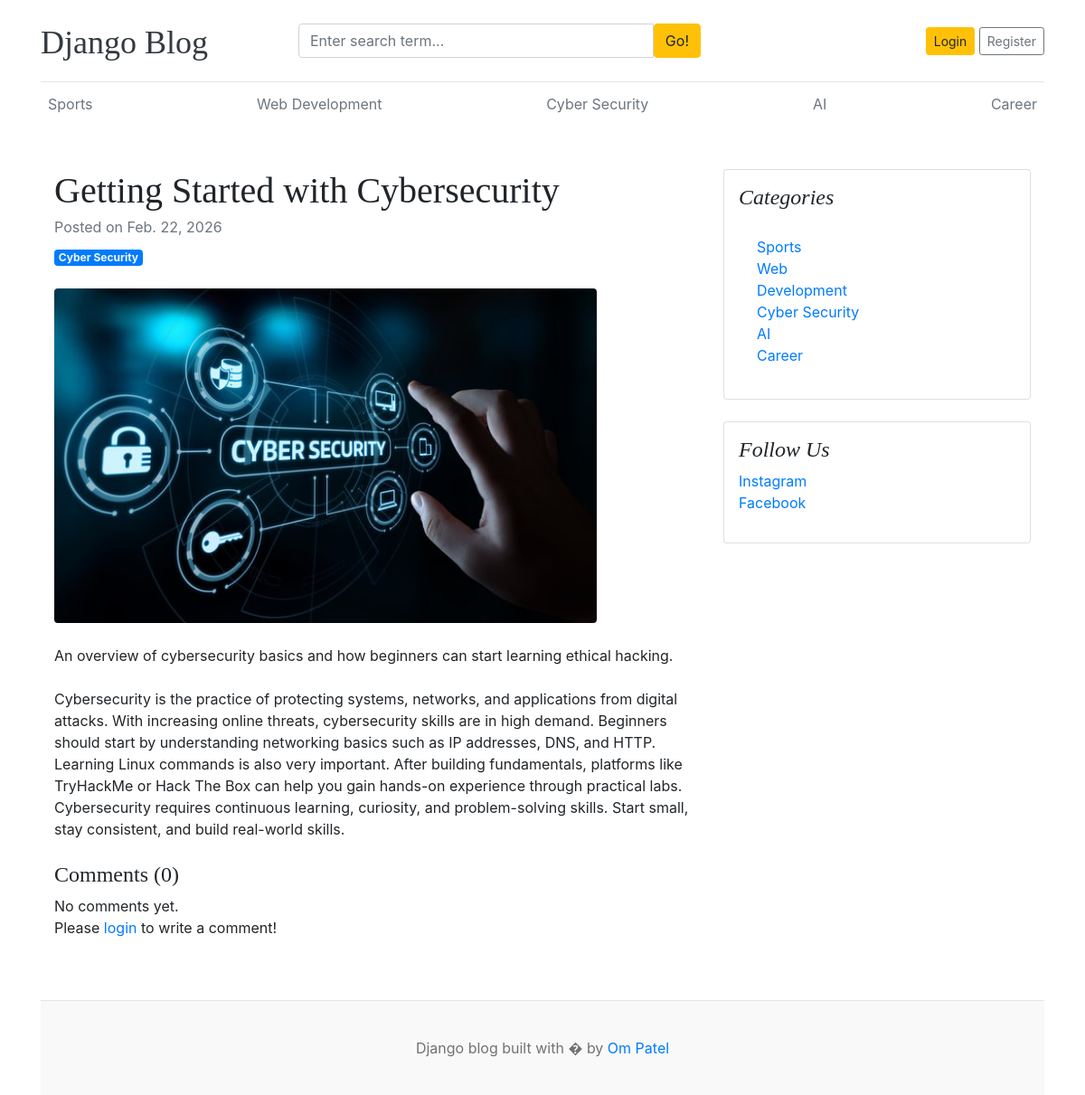
The page /blogs/getting-started-with-cybersecurity/ on the database as committed earlier.
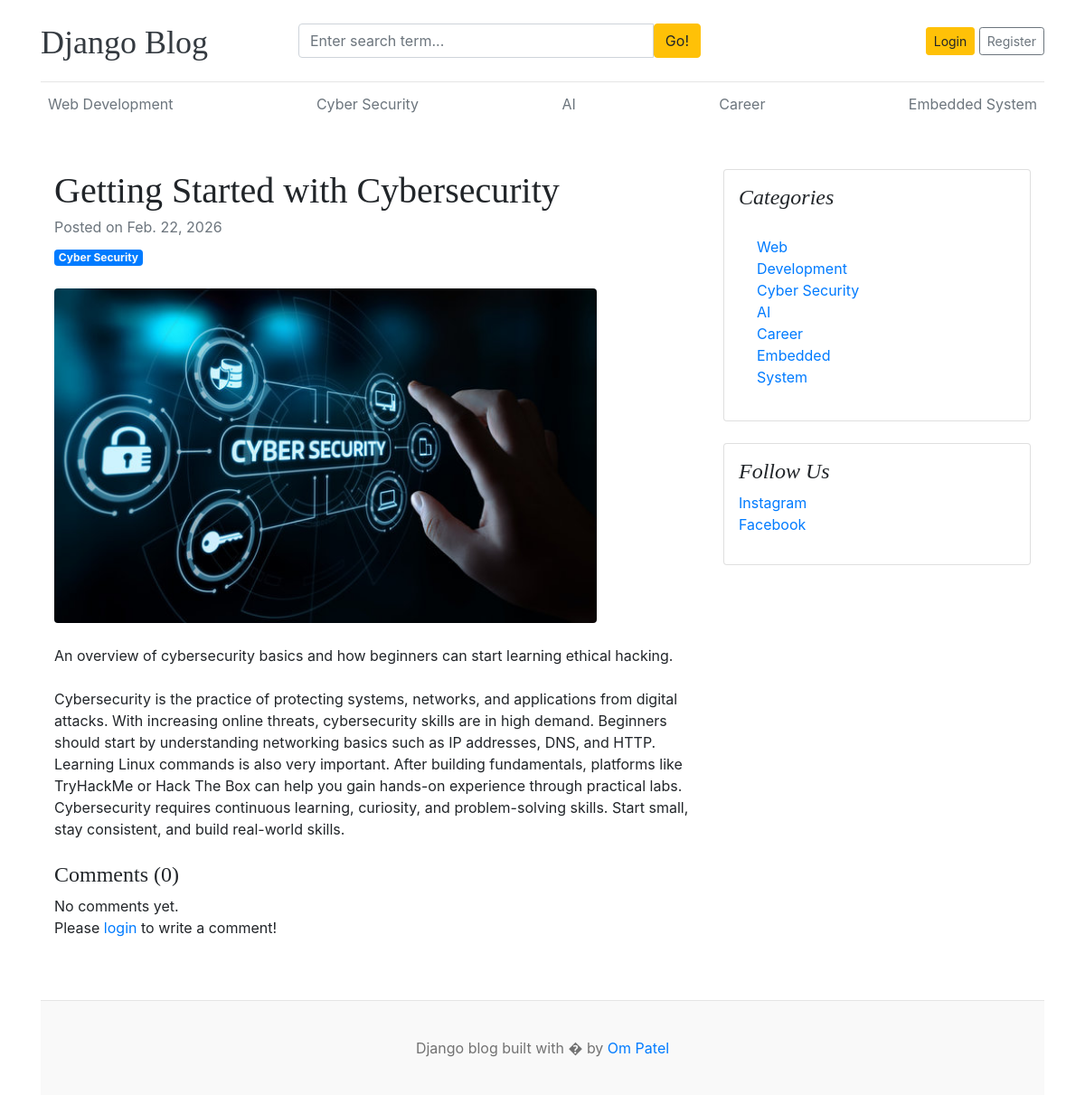
The same page on the database as committed later.
### blogapp/models.py (models this page shows, shortened)
class Category (models.Model):
    category_name = models.CharField(max_length=50,unique=True)
    created_at = models.DateTimeField(auto_now_add=True)
    updated_at = models.DateTimeField(auto_now=True)
    class Meta:
        verbose_name_plural ='categories'
    def __str__ (self):
        return self.category_name

class Social (models.Model):
    platform = models.CharField(max_length=50)
    link = models.URLField(max_length=100)
    created_at = models.DateTimeField(auto_now_add=True)
    updated_at = models.DateTimeField(auto_now=True)
    class Meta:
        verbose_name_plural ='Social Links'

### blogapp/views.py (the view, shortened to what this page needs)
# urls.py: path('blogs/<slug:slug>/',blog_views.single_blog,name='single_blog'),
def single_blog(request,slug):
    single_blog = get_object_or_404(Blog,slug=slug,status ='Published')
    comments = Comment.objects.filter(blog=single_blog)
    comment_count = comments.count()
    context = {
        'single_blog':single_blog,
        'comments': comments,
        'comment_count': comment_count,
    }
    return render(request,'single_blog.html',context)

### blogapp/context_processor.py (called while the page is built)
def get_category(request):
    categories = Category.objects.all()
    return dict(categories = categories)

def social_links(request):
    social_links = Social.objects.all()
    return dict(social_links = social_links)

### templates/single_blog.html
{% extends 'base.html'%}
{% block content%}
<div class="container mt-5">
    <div class="row">
        <div class="col-lg-8">
            <article>
                <header class="mb-4">
                    <h1 class="fw-bolder mb-1">{{single_blog.title}}</h1>
                    <div class="text-muted fst-italic mb-2">Posted on {{single_blog.created_at}} </div>
                    <a class="badge bg-primary text-decoration-none text-light" href="#!">{{single_blog.category}}</a>
                </header>
                <figure class="mb-4"><img class="img-fluid rounded" src="{{single_blog.featured_image.url}}" alt="..." style="width: 600px; height: 400;" /></figure>
                    <section class="mb-5">
                    <p class="fs-5 mb-4" >{{single_blog.short_discription}}</p>
                <p class="fs-5 mb-4 card-text " >{{single_blog.blog_body}}</p>
                    <h4>Comments ({{ comment_count }})</h4>
                    {% if comments %}
                        {% for comment in comments %}
                            <div class="card mt-1">
                                <div class="card-body">
                                    <p class="card-text mb-0">{{ comment }}</p>
                                    <span>
                                        <small>By {{ comment.user }}</small>
                                        <small>| {{ comment.created_at | timesince }} ago</small>
                                    </span>
                                </div>
                            </div>
                        {% endfor %}
                    {% else %}
                    No comments yet.
                    {% endif %}
                    <br>
                    <div class="form-group">
                        {% if user.is_authenticated %}
                        <form action="" method="POST">
                            {% csrf_token %}
                            <div class="form-group">
                                <textarea name="comment" class="form-control" placeholder="Write your comment"></textarea>
                                <input type="submit" value="Submit" class="btn btn-primary mt-2">
                            </div>
                        </form>
                        {% else %}
                        <p>Please <span><a href="{% url 'login' %}">login</a></span> to write a comment!</p>
                        {% endif %}
                    </div>
                </section>
            </article>
        </div>
        <div class="col-lg-4">
            <div class="card mb-4 p-3">
                <h4 class="font-italic">Categories</h4>
                <div class="card-body">
                    <div class="row">
                        <div class="col-sm-6">
                            <ul class="list-unstyled mb-0">
                                {% for cat in categories %}
                                <li><a href="{% url 'blog_by_category' cat.id %}">{{cat.category_name}}</a></li>
                                {%endfor%}
                            </ul>
                        </div>
                    </div>
                </div>
            </div>
            <div class="card mb-4 p-3">
                <h4 class="font-italic">Follow Us</h4>
                <ol class="list-unstyled">
                    {%for i in social_links%}
                    <li><a href="{{i.link}}" target="_blank">{{i.platform}}</a></li>
                    {%endfor%}
                </ol>
            </div>
        </div>
    </div>
</div>
{%endblock%}

### templates/base.html (shortened to what this page needs)
{% load static %}
<!DOCTYPE html>
<html lang="en">
<head>
    <link href="https://getbootstrap.com/docs/4.0/dist/css/bootstrap.min.css" rel="stylesheet">
    <link href="{% static 'css/blog.css'%}" rel="stylesheet">
    <link rel="stylesheet" href="https://cdnjs.cloudflare.com/ajax/libs/font-awesome/4.7.0/css/font-awesome.min.css">
  </head>
<body>
    <div class="container">
      <header class="blog-header py-3">
        <div class="row flex-nowrap justify-content-between align-items-center">
          <div class="col-3 pt-1">
            <a class="blog-header-logo text-dark" href="/">Django Blog</a>
          </div>
           <div class="col-5 ">
             <form action="{%url 'search' %}" method="GET">
             <div class="input-group">
                <input class="form-control" name="search" value="{{keyword}}" type="text" placeholder="Enter search term..." aria-label="Enter search term..." aria-describedby="button-search" />
                  <button  class="btn btn-warning" id="button-search" type="submit">Go!</button>
            </div>
            </form>
          </div>
          <div class="col-4 d-flex justify-content-end align-items-center">
            {% if user.is_authenticated %}
            <span><a href="{% url 'dashboard' %}">Dashboard </a>|<a href="{% url 'logout' %}"> Log Out</a></span>
            {% else %}
            <a class="btn btn-sm btn-warning" href="{% url 'login' %}">Login</a> &nbsp;
            <a class="btn btn-sm btn-outline-secondary" href="{%url 'registration' %}">Register</a>
            {% endif %}
          </div>
        </div>
      </header>
      <div class="nav-scroller py-1 mb-2">
        <nav class="nav d-flex justify-content-between">
          {% for cat in categories %}
          <a class="p-2 text-muted" href="{% url 'blog_by_category' cat.id %}">{{cat.category_name}}</a>
          {%endfor%}
        </nav>
      </div>
{% block content %}
{%endblock%}
<footer class="blog-footer" style="margin-top: 20px;">
  <p>Django blog built with � by <a href="#">Om Patel</a></p>
</footer>
</body>
</html>

Rows that differ between the two databases and show on the page:
removed Category: category_name "Sports"
added Category: category_name "Embedded System"
